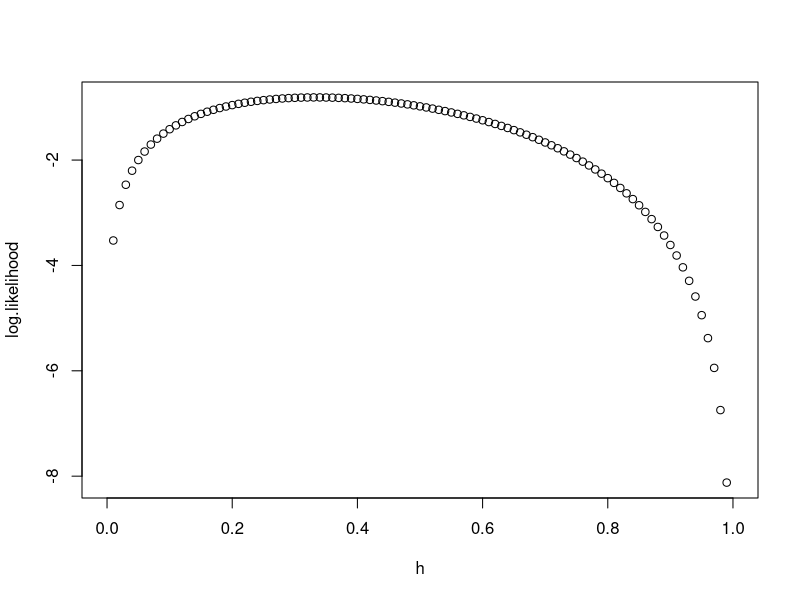
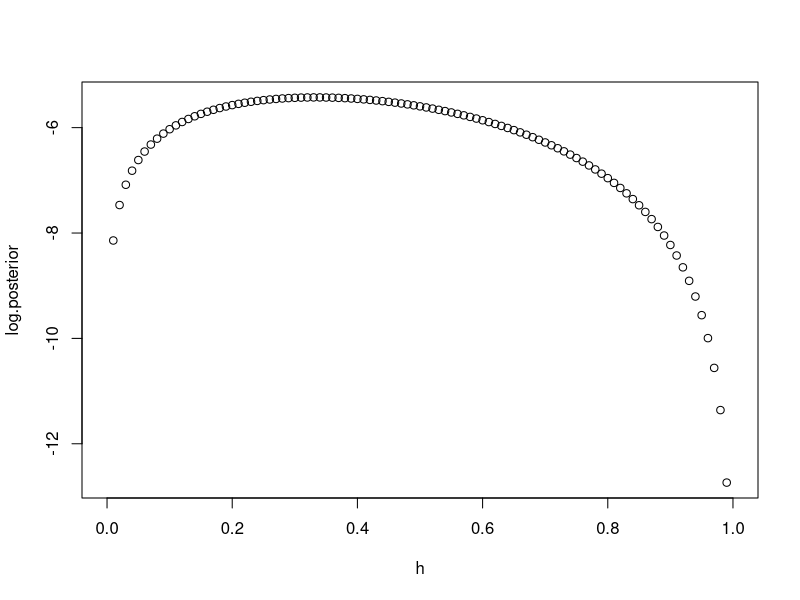
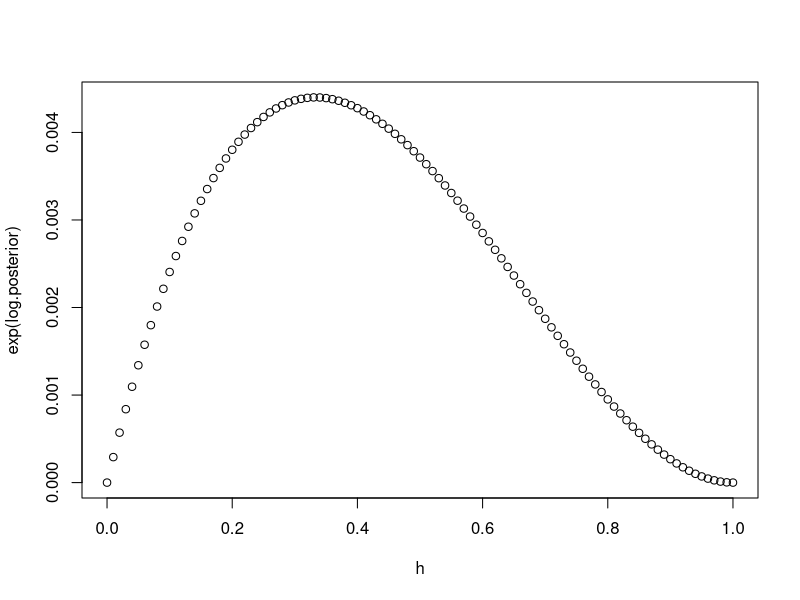

Reproduce these figures in R, in order.
# What happens when we let there be more hypotheses
# e.g. what if we had a coin weight in [0,1]

# log(a/b) = log(a) - log(b)

h <- seq(0, 1, 0.01)

# uniform prior on h
log.prior <-  rep(-log(length(h)), length(h)) # log(1/length(h))

# data = H,H,T = { H:2, T:1 } -- two heads and one tail
nH <- 1
nT <- 2

#   P(data | H1) - what probability does H1 assign to the data
log.likelihood <- rep(NA, length(h))
for(i in 1:length(h)) {
    log.likelihood[i] <- dbinom(nH, nH+nT, h[i], log=TRUE)
    # or see sapply
}
                
# Use Bayes rule to compute posteriors:
log.posterior = log.prior + log.likelihood

plot(h, log.likelihood)

plot(h, log.posterior)

plot(h, exp(log.posterior))

# Let's make a plot of prior and posterior 
# prior(h) is proportional to 1/h
# prior(h) is proportional to exp(-h)
# prior(h) is proportional to 1/(1-h)
